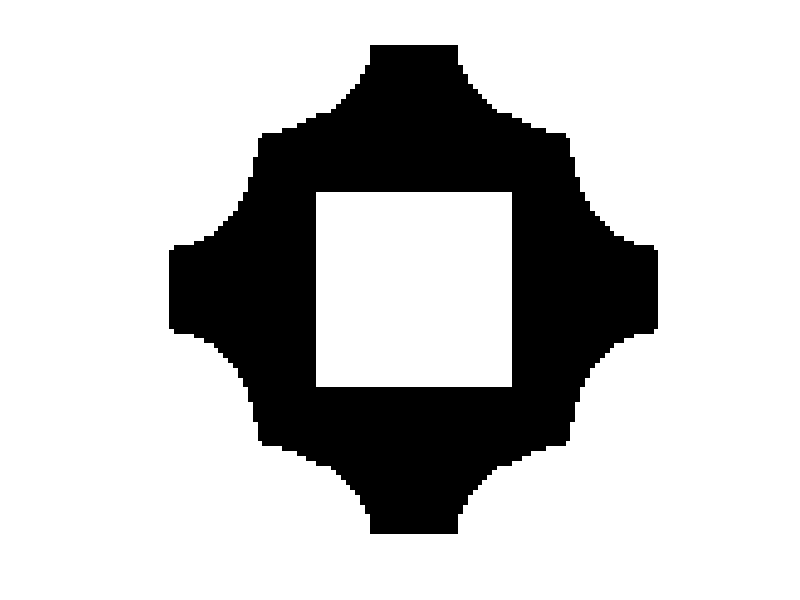

Source code (MATLAB):
%%%% AN 88 LINE TOPOLOGY OPTIMIZATION CODE Nov, 2010 %%%%
nelx=100;
nely=100;
volfrac=0.45;
penal=3; 
rmin=0.4;
ft=2;
%% MATERIAL PROPERTIES
E0 = 1;
Emin = 0.5;
%% PREPARE FINITE ELEMENT ANALYSIS
KE = [4 -1 -2 -1; -1 4 -1 -2; -2 -1 4 -1; -1 -2 -1 4];
nodenrs = reshape(1:(1+nelx)*(1+nely),1+nely,1+nelx);
edofVec = reshape(nodenrs(1:end-1,1:end-1)+1,nelx*nely,1);
edofMat = repmat(edofVec,1,4)+repmat([0 nely+1 nely -1],nelx*nely,1);
iK = reshape(kron(edofMat,ones(4,1))',16*nelx*nely,1);
jK = reshape(kron(edofMat,ones(1,4))',16*nelx*nely,1);
% DEFINE LOADS AND SUPPORTS (HALF MBB-BEAM)
A = reshape(1:(nelx+1)*(nely+1),nelx+1,nely+1);
A1 = A(21:31,31:71);
A2 = A(71:81,31:71);
A3 = A(21:81,21:31);
A4 = A(21:81,71:81);
loc = [A1(:);A2(:);A3(:);A4(:)];
F = sparse(loc,ones(size(loc)),0.01*ones(size(loc)),(nely+1)*(nelx+1),1);
%F = ones((nely+1)*(nelx+1),1);

U = zeros((nely+1)*(nelx+1),1);
fixeddofs = union([1:(nely+1),1:(nely+1):(nelx+1)*(nely+1),(nely+1):(nely+1):(nelx+1)*(nely+1)],(nely+1)*(nelx)+1:(nelx+1)*(nely+1));  %Dirichlet boundary
U(fixeddofs) = 0;
Upd = U;
alldofs = 1:(nely+1)*(nelx+1);
freedofs = setdiff(alldofs,fixeddofs);
%% PREPARE FILTER
iH = ones(nelx*nely*(2*(ceil(rmin)-1)+1)^2,1);
jH = ones(size(iH));
sH = zeros(size(iH));
k = 0;
for i1 = 1:nelx
  for j1 = 1:nely
    e1 = (i1-1)*nely+j1;
    for i2 = max(i1-(ceil(rmin)-1),1):min(i1+(ceil(rmin)-1),nelx)
      for j2 = max(j1-(ceil(rmin)-1),1):min(j1+(ceil(rmin)-1),nely)
        e2 = (i2-1)*nely+j2;
        k = k+1;
        iH(k) = e1;
        jH(k) = e2;
        sH(k) = max(0,rmin-sqrt((i1-i2)^2+(j1-j2)^2));
      end
    end
  end
end
H = sparse(iH,jH,sH);
Hs = sum(H,2);
%% ACTIVE AND PASSIVE ELEMENTS
passive = zeros(nely,nelx);
passive(21:30,31:70) = 2;
passive(71:80,31:70) = 2;
passive(21:80,21:30) = 2;
passive(21:80,71:80) = 2;
%% INITIALIZE ITERATION
x = repmat(volfrac,nely,nelx);
xPhys = x;
loop = 0;
change = 1;
%% START ITERATION
while change > 0.01 && loop < 300
  loop = loop + 1;
  %% FE-ANALYSIS
  sK = reshape(KE(:)*(Emin+xPhys(:)'.^penal*(E0-Emin)),16*nelx*nely,1);
  K = sparse(iK,jK,sK); K = (K+K')/2;
  Fd = F-K*Upd;
  U(freedofs) = K(freedofs,freedofs)\Fd(freedofs);
  auxU = reshape(U,nely+1,nelx+1);
  %figure(10)
  %surf(auxU)
  %pause(0.1)
  %% OBJECTIVE FUNCTION AND SENSITIVITY ANALYSIS
  ce = reshape(sum((U(edofMat)*KE).*U(edofMat),2),nely,nelx);
  c = sum(sum((Emin+xPhys.^penal*(E0-Emin)).*ce));
  dc = -penal*(E0-Emin)*xPhys.^(penal-1).*ce;
  dv = ones(nely,nelx);
  %% FILTERING/MODIFICATION OF SENSITIVITIES
  if ft == 1
    dc(:) = H*(x(:).*dc(:))./Hs./max(1e-3,x(:));
  elseif ft == 2
    dc(:) = H*(dc(:)./Hs);
    dv(:) = H*(dv(:)./Hs);
  end
  %% OPTIMALITY CRITERIA UPDATE OF DESIGN VARIABLES AND PHYSICAL DENSITIES
  l1 = 0; l2 = 1e9; move = 0.2;
  while (l2-l1)/(l1+l2) > 1e-3
    lmid = 0.5*(l2+l1);
    xnew = max(0,max(x-move,min(1 ,min(x+move,x.*sqrt( (-dc./dv/lmid))))));
    if ft == 1
      xPhys = xnew;
    elseif ft == 2
      xPhys(:) = (H*xnew(:))./Hs;
    end
    xPhys(passive==1) = 0;
    xPhys(passive==2) = 1;
    if sum(xPhys(:)) > volfrac*nelx*nely, l1 = lmid; else, l2 = lmid; end
  end
  change = max(abs(xnew(:)-x(:)));
  x = xnew;
  %% PRINT RESULTS
  fprintf(' It.:%5i Obj.:%11.4f Vol.:%7.3f ch.:%7.3f\n',loop,c, ...
    mean(xPhys(:)),change);
  if exist('OCTAVE_VERSION', 'builtin') ~= 0
    fflush(stdout);
  end
  %% PLOT DENSITIES
  figure(20)
  colormap(gray); imagesc(1-xPhys); caxis([0 1]); axis equal; axis off; drawnow;
end
%
%%%%%%%%%%%%%%%%%%%%%%%%%%%%%%%%%%%%%%%%%%%%%%%%%%%%%%%%%%%%%%%%%%%%%%%%%%%%
% This Matlab code was written by E. Andreassen, A. Clausen, M. Schevenels,%
% B. S. Lazarov and O. Sigmund,  Department of Solid  Mechanics,           %
%  Technical University of Denmark,                                        %
%  DK-2800 Lyngby, Denmark.                                                %
% Please sent your comments to: sigmund@fam.dtu.dk                         %
%                                                                          %
% The code is intended for educational purposes and theoretical details    %
% are discussed in the paper                                               %
% "Efficient topology optimization in MATLAB using 88 lines of code,       %
% E. Andreassen, A. Clausen, M. Schevenels,                                %
% B. S. Lazarov and O. Sigmund, Struct Multidisc Optim, 2010               %
% This version is based on earlier 99-line code                            %
% by Ole Sigmund (2001), Structural and Multidisciplinary Optimization,    %
% Vol 21, pp. 120--127.                                                    %
%                                                                          %
% The code as well as a postscript version of the paper can be             %
% downloaded from the web-site: http://www.topopt.dtu.dk                   %
%                                                                          %
% Disclaimer:                                                              %
% The authors reserves all rights but do not guaranty that the code is     %
% free from errors. Furthermore, we shall not be liable in any event       %
% caused by the use of the program.                                        %
%%%%%%%%%%%%%%%%%%%%%%%%%%%%%%%%%%%%%%%%%%%%%%%%%%%%%%%%%%%%%%%%%%%%%%%%%%%%